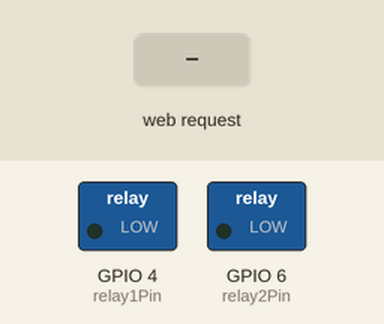
The sketch below on a simulated ESP32-S3. Shown: switched loads named in the sketch (green lamp = pin HIGH). Inputs (shaded band) come from the test bench. WiFi joins after 1.5 s; servers stay silent unless stated; what the sketch prints to the serial monitor is not drawn.

Above: at 3.2 s.
3.3 s: HTTP request GET /relay1/on received
At 4.5 s:
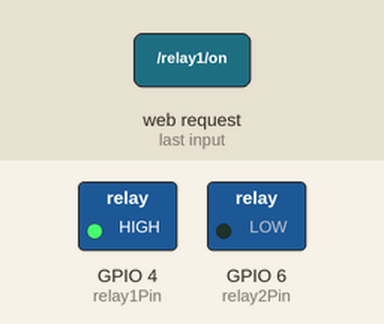
4.8 s: HTTP request GET /relay2/on received
At 5.8 s:
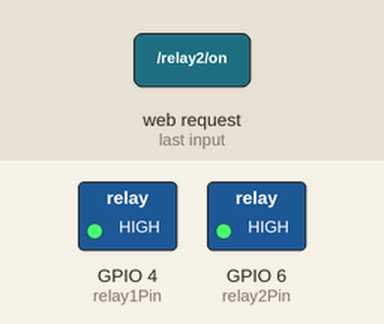
6.3 s: HTTP request GET /relay1/off received
At 6.9 s:
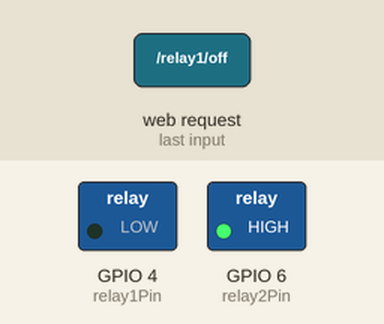
7.8 s: HTTP request GET /relay2/off received
At 9.2 s:
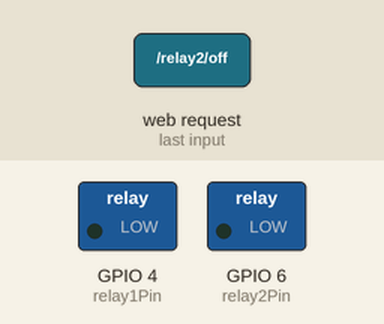
Timing chart, 0 to 10.3 s (numbered marks = the images above; inputs shaded):
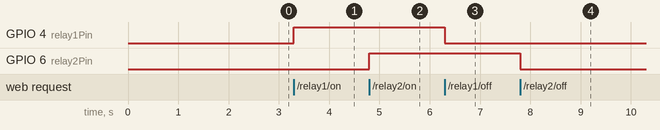

The sketch:

HARDWAREESP32.ino
```cpp
#include <WiFi.h>
#include <WebServer.h>

const char* ssid = "HARD";
const char* password = "inventaronelVAR";


const int relay1Pin = 4;
const int relay2Pin = 6;

WebServer server(80);

void handleRoot() {
  String html = "<html>\
  <head>\
    <title>Control de Relés</title>\
    <meta charset='utf-8'>\
    <style>body { font-family: Arial; text-align: center; margin-top: 50px; }</style>\
  </head>\
  <body>\
    <h1>Control de Relés con ESP32</h1>\
    <button onclick=\"location.href='/relay1/on'\">Encender Relé 1</button>\
    <button onclick=\"location.href='/relay1/off'\">Apagar Relé 1</button>\
    <br><br>\
    <button onclick=\"location.href='/relay2/on'\">Encender Relé 2</button>\
    <button onclick=\"location.href='/relay2/off'\">Apagar Relé 2</button>\
  </body>\
  </html>";

  // Enviar la respuesta HTML
  server.send(200, "text/html", html);
}

// Función para encender y apagar relé 1
void handleRelay1On() {
  digitalWrite(relay1Pin, HIGH);
  server.send(200, "text/plain", "Relé 1 encendido");
}

void handleRelay1Off() {
  digitalWrite(relay1Pin, LOW);
  server.send(200, "text/plain", "Relé 1 apagado");
}

// Función para encender y apagar relé 2
void handleRelay2On() {
  digitalWrite(relay2Pin, HIGH);
  server.send(200, "text/plain", "Relé 2 encendido");
}

void handleRelay2Off() {
  digitalWrite(relay2Pin, LOW);
  server.send(200, "text/plain", "Relé 2 apagado");
}

void setup() {
  Serial.begin(115200);

  // Configurar pines de los relés como salida
  pinMode(relay1Pin, OUTPUT);
  pinMode(relay2Pin, OUTPUT);

  // Inicialmente, los relés estarán apagados
  digitalWrite(relay1Pin, LOW);
  digitalWrite(relay2Pin, LOW);

  // Conectar a la red WiFi
  WiFi.begin(ssid, password);

  while (WiFi.status() != WL_CONNECTED) {
    delay(1000);
    Serial.println("Conectando a WiFi...");
  }

  Serial.println("Conectado a la red WiFi");
  Serial.println(WiFi.localIP());
  server.on("/", handleRoot);
  server.on("/relay1/on", handleRelay1On);
  server.on("/relay1/off", handleRelay1Off);
  server.on("/relay2/on", handleRelay2On);
  server.on("/relay2/off", handleRelay2Off);

  server.begin();
  Serial.println("Servidor web iniciado");
}

void loop() {
  server.handleClient();
}
```

Measured:
- after the input at 3.3 s, GPIO 4 (relay1Pin): LOW → HIGH at once
- after the input at 4.8 s, GPIO 6 (relay2Pin): LOW → HIGH at once
- after the input at 6.3 s, GPIO 4 (relay1Pin): HIGH → LOW at once
- after the input at 7.8 s, GPIO 6 (relay2Pin): HIGH → LOW at once
